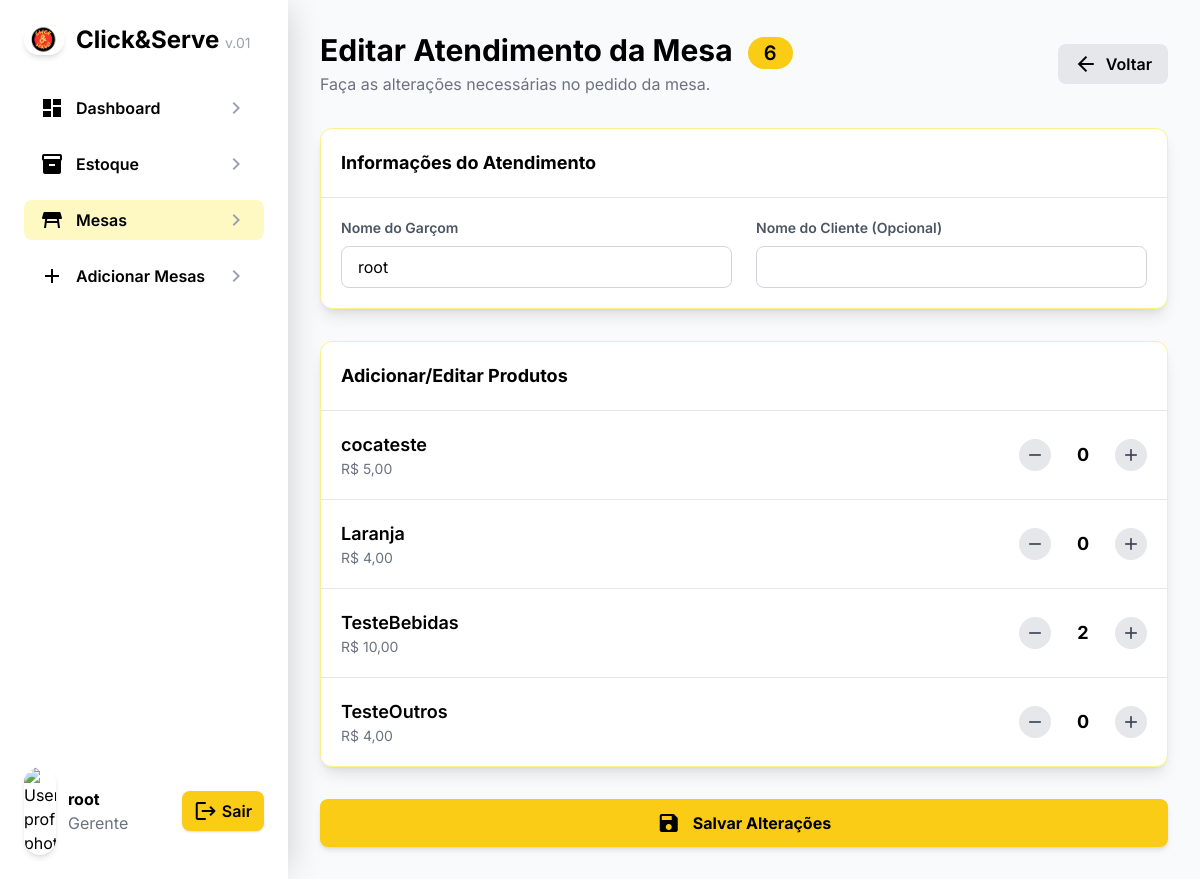
/editar_mesa.php?id=6 (signed in), run on the app's committed database.
### tables this page shows
CREATE TABLE `mesa` (
  `id_mesa` int(11) NOT NULL,
  `garcom_mesa` varchar(45) DEFAULT NULL,
  `n_pedido` int(11) DEFAULT NULL,
  `nome_cliente` varchar(45) DEFAULT NULL,
  `status_mesa` tinyint(1) DEFAULT NULL
);

CREATE TABLE `produtos` (
  `id` int(11) NOT NULL,
  `nomeProduto` varchar(255) NOT NULL,
  `preco` decimal(10,2) NOT NULL,
  `quantidade_em_estoque` int(11) DEFAULT 0,
  `categoria_id` int(11) DEFAULT NULL,
  `data_criacao` timestamp NOT NULL DEFAULT current_timestamp(),
  `data_atualizacao` timestamp NOT NULL DEFAULT current_timestamp() ON UPDATE current_timestamp()
);

### editar_mesa.php (the view, shortened to what this page needs)
<?php
include 'Bd.php';
$Logado = $_SESSION['Nome'];
$id_mesa = (int)$_GET['id'];
$stmt_mesa_atual = $con->prepare("SELECT garcom_mesa, nome_cliente FROM mesa WHERE id_mesa = ?");
$stmt_mesa_atual->bind_param("i", $id_mesa);
$stmt_mesa_atual->execute();
$resultado_mesa_atual = $stmt_mesa_atual->get_result()->fetch_assoc();
$garcom_atual = $resultado_mesa_atual['garcom_mesa'] ?? '';
$cliente_atual = $resultado_mesa_atual['nome_cliente'] ?? '';
$stmt_produtos_atuais = $con->prepare("SELECT id_produto, quantidade FROM pedido_produtos WHERE id_mesa = ?");
$stmt_produtos_atuais->bind_param("i", $id_mesa);
$stmt_produtos_atuais->execute();
$resultado_produtos_atuais = $stmt_produtos_atuais->get_result();
$produtos_selecionados = [];
while ($row = $resultado_produtos_atuais->fetch_assoc()) {
    $produtos_selecionados[$row['id_produto']] = $row['quantidade'];
}
$resultado_produtos_todos = $con->query("SELECT id, nomeProduto, preco FROM produtos ORDER BY nomeProduto ASC");
$produtos_disponiveis = [];
if ($resultado_produtos_todos) {
    while($row = $resultado_produtos_todos->fetch_assoc()) {
        $produtos_disponiveis[] = $row;
    }
}
?>
<!DOCTYPE html>
<html lang="pt-br">
<head>
    <script src="https://cdn.tailwindcss.com"></script>
    <link href="https://cdnjs.cloudflare.com/ajax/libs/flowbite/2.2.1/flowbite.min.css" rel="stylesheet" />
</head>
<body class="bg-gray-50">
    <div class="flex">
        <aside class="sidebar-main flex flex-col justify-between bg-white shadow-2xl min-h-screen w-72 p-6 fixed top-0 left-0 h-screen z-40" style="box-shadow: 8px 0 32px -8px rgba(0,0,0,0.18);">
            <div>
                <div class="flex items-center gap-3 mb-8">
                    <img alt="Click&Serve" height="40" src="imagens/click.png" width="40" class="rounded-full shadow-md"/>
                    <h1 class="font-bold text-2xl text-black">Click&Serve <span class="text-gray-400 text-sm font-normal">v.01</span></h1>
                </div>
                <nav class="flex flex-col gap-4">
                    <a href="Grafico.php" class="flex items-center gap-3 px-4 py-2 rounded-lg hover:bg-yellow-100 transition" type="button">
                        <span class="material-icons text-black">dashboard</span>
                        <span class="font-semibold text-black">Dashboard</span>
                        <span class="material-icons ml-auto text-gray-400">chevron_right</span>
                    </a>
                    <a href="Estoque.php" class="flex items-center gap-3 px-4 py-2 rounded-lg hover:bg-yellow-100 transition" type="button">
                        <span class="material-icons text-black">inventory_2</span>
                        <span class="font-semibold text-black">Estoque</span>
                        <span class="material-icons ml-auto text-gray-400">chevron_right</span>
                    </a>
                    <a href="index.php" class="flex items-center gap-3 px-4 py-2 rounded-lg bg-yellow-100 transition" type="button">
                        <span class="material-icons text-black">table_restaurant</span>
                        <span class="font-semibold text-black">Mesas</span>
                        <span class="material-icons ml-auto text-gray-400">chevron_right</span>
                    </a>
                    <a href="#" class="flex items-center gap-3 px-4 py-2 rounded-lg hover:bg-yellow-100 transition" type="button">
                        <span class="material-icons text-black">add</span>
                        <span class="font-semibold text-black">Adicionar Mesas</span>
                        <span class="material-icons ml-auto text-gray-400">chevron_right</span>
                    </a>
                </nav>
            </div>
            <div class="flex items-center gap-3 mt-8">
                <img alt="User profile photo" class="rounded-full shadow-md" height="32" src="https://storage.googleapis.com/a1aa/image/7d0bfb8f-e4fd-47bb-8e94-8cf907b30106.jpg" width="32"/>
                <div>
                    <p class='font-bold text-black m-0'><?php echo htmlspecialchars($Logado); ?></p>
                    <p class="text-gray-500 m-0">Gerente</p>
                </div>
                <a href='logout.php' class="ml-auto flex items-center gap-1 px-3 py-2 rounded-lg bg-yellow-400 hover:bg-yellow-500 text-black font-semibold shadow transition">
                    <span class="material-icons text-black">logout</span> Sair
                </a>
            </div>
        </aside>
        <main class="ml-72 p-8 w-full">
            <header class="flex items-center justify-between mb-8">
                <div>
                    <h1 class="text-3xl font-bold text-black">
                        Editar Atendimento da Mesa
                        <span class="ml-2 bg-yellow-400 text-black text-xl font-semibold px-4 py-1 rounded-full align-middle">
                            <?php echo $id_mesa; ?>
                        </span>
                    </h1>
                    <p class="text-gray-500 mt-1">Faça as alterações necessárias no pedido da mesa.</p>
                </div>
                <a href="index.php" class="flex items-center gap-2 px-4 py-2 rounded-lg text-black bg-gray-200 hover:bg-gray-300 font-semibold transition">
                    <span class="material-icons">arrow_back</span>
                    Voltar
                </a>
            </header>
            <form id="editarForm" action="editar_mesa.php?id=<?php echo $id_mesa; ?>" method="POST" class="space-y-8">
                <div class="bg-white rounded-xl shadow-lg border border-yellow-200">
                    <div class="p-5 border-b border-gray-200">
                        <h2 class="text-lg font-bold text-black">Informações do Atendimento</h2>
                    </div>
                    <div class="p-5 grid grid-cols-1 md:grid-cols-2 gap-6">
                        <div>
                            <label for="garcom" class="block text-sm font-semibold text-gray-600 mb-2">Nome do Garçom</label>
                            <input type="text" id="garcom" name="garcom" value="<?php echo htmlspecialchars($garcom_atual); ?>" required class="px-4 py-2 rounded-lg border border-gray-300 focus:border-yellow-500 focus:ring-2 focus:ring-yellow-200 w-full transition">
                        </div>
                        <div>
                            <label for="cliente" class="block text-sm font-semibold text-gray-600 mb-2">Nome do Cliente (Opcional)</label>
                            <input type="text" id="cliente" name="cliente" value="<?php echo htmlspecialchars($cliente_atual); ?>" class="px-4 py-2 rounded-lg border border-gray-300 focus:border-yellow-500 focus:ring-2 focus:ring-yellow-200 w-full transition">
                        </div>
                    </div>
                </div>
                <div class="bg-white rounded-xl shadow-lg border border-yellow-200">
                    <div class="p-5 border-b border-gray-200">
                        <h2 class="text-lg font-bold text-black">Adicionar/Editar Produtos</h2>
                    </div>
                    <div class="divide-y divide-gray-200">
                        <?php if (!empty($produtos_disponiveis)): ?>
                            <?php foreach ($produtos_disponiveis as $produto): ?>
                                <?php $quantidade_selecionada = $produtos_selecionados[$produto['id']] ?? 0; ?>
                                <div class="p-5 flex justify-between items-center hover:bg-yellow-50 transition-colors duration-200">
                                    <div>
                                        <h3 class="font-semibold text-black text-lg"><?php echo htmlspecialchars($produto['nomeProduto']); ?></h3>
                                        <p class="text-sm text-gray-500">R$ <?php echo number_format($produto['preco'], 2, ',', '.'); ?></p>
                                    </div>
                                    <div class="flex items-center gap-2">
                                        <button type="button" class="quantity-change w-8 h-8 rounded-full bg-gray-200 hover:bg-gray-300 text-gray-700 flex items-center justify-center transition" data-action="decrement">
                                            <span class="material-icons text-xl">remove</span>
                                        </button>
                                        <input type="number" name="produtos[<?php echo $produto['id']; ?>]" value="<?php echo $quantidade_selecionada; ?>" min="0"
                                               class="quantity-input w-12 text-center text-lg font-bold bg-transparent border-none focus:ring-0">
                                        <button type="button" class="quantity-change w-8 h-8 rounded-full bg-gray-200 hover:bg-gray-300 text-gray-700 flex items-center justify-center transition" data-action="increment">
                                            <span class="material-icons text-xl">add</span>
                                        </button>
                                    </div>
                                </div>
                            <?php endforeach; ?>
                        <?php else: ?>
                            <p class="text-center text-gray-500 py-10">Nenhum produto cadastrado no sistema.</p>
                        <?php endif; ?>
                    </div>
                </div>
                <div>
                    <button type="submit" class="w-full flex justify-center items-center gap-3 bg-yellow-400 text-black font-bold py-3 px-4 rounded-lg shadow-md hover:bg-yellow-500 focus:outline-none focus:ring-2 focus:ring-offset-2 focus:ring-yellow-400 transition">
                        <span class="material-icons">save</span>
                        Salvar Alterações
                    </button>
                </div>
            </form>
        </main>
    </div>
</body>
</html>

### editar_mesa.php (style rules this page uses)
body { font-family: 'Inter', sans-serif; }
input[type=number] { -moz-appearance: textfield; }

### data on the page
mesa: garcom "root"
produtos: nomeProduto "cocateste", preco "5,00", id "0"
produtos: nomeProduto "Laranja", preco "4,00", id "0"
produtos: nomeProduto "TesteBebidas", preco "10,00", id "2"
produtos: nomeProduto "TesteOutros", preco "4,00", id "0"

### other printed values
$Logado "root"
$id_mesa "6"
